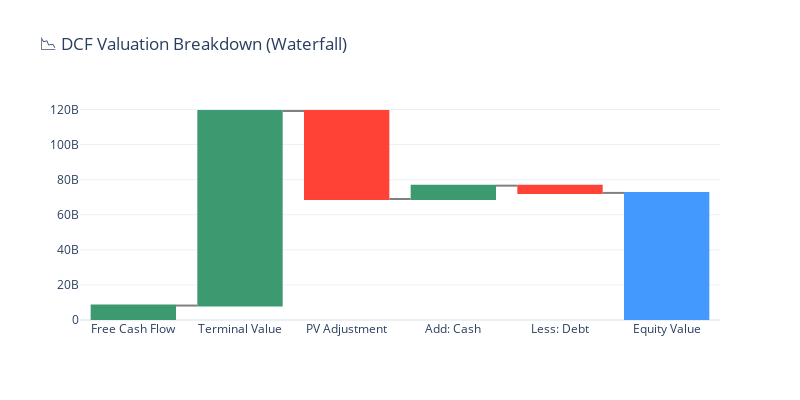

Notebook source saved alongside this figure:
### Markdown cell above
# 📉**DCF Waterfall Chart**

### Code cell
waterfall_data = [
    {"label": "Free Cash Flow", "value": val["fcf"]},
    {"label": "Terminal Value", "value": val["terminal_value"]},
    {"label": "PV Adjustment", "value": -val["terminal_value"] + val["present_value_tv"]},
    {"label": "Add: Cash", "value": val["cash"]},
    {"label": "Less: Debt", "value": -val["debt"]},
    {"label": "Equity Value", "value": val["intrinsic_equity_value"]},  # Final total
]

fig2 = go.Figure(go.Waterfall(
    name="DCF",
    orientation="v",
    measure=["relative", "relative", "relative", "relative", "relative", "total"],
    x=[d["label"] for d in waterfall_data],
    y=[d["value"] for d in waterfall_data],
    connector={"line": {"color": "gray"}}
))

fig2.update_layout(
    title="📉 DCF Valuation Breakdown (Waterfall)",
    showlegend=False,
    template="plotly_white",
    height=400,
    width=800
)

fig2.show()
fig2.write_html("dcf_waterfall.html")

### Figure 1 — Plotly figure (JSON) as saved in the notebook; plotly's stock layout.template omitted (floating-point values rounded to 4 significant figures)
{"data": [{"connector": {"line": {"color": "gray"}}, "measure": ["relative", "relative", "relative", "relative", "relative", "total"], "name": "DCF", "orientation": "v", "type": "waterfall", "x": ["Free Cash Flow", "Terminal Value", "PV Adjustment", "Add: Cash", "Less: Debt", "Equity Value"], "y": [8239000000, 110900000000.0, -50180000000.0, 7613000000, -4129000000, 64220000000.0]}], "layout": {"height": 400, "showlegend": false, "title": {"text": "📉 DCF Valuation Breakdown (Waterfall)"}, "width": 800}}
